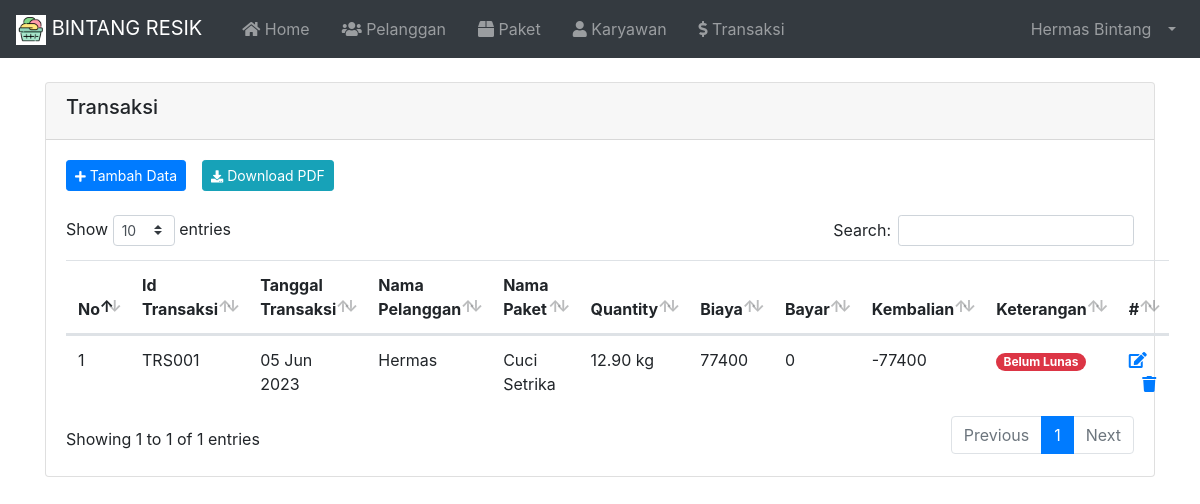
/index.php?page=Transaksi (signed in), run on an earlier commit of the app's database.
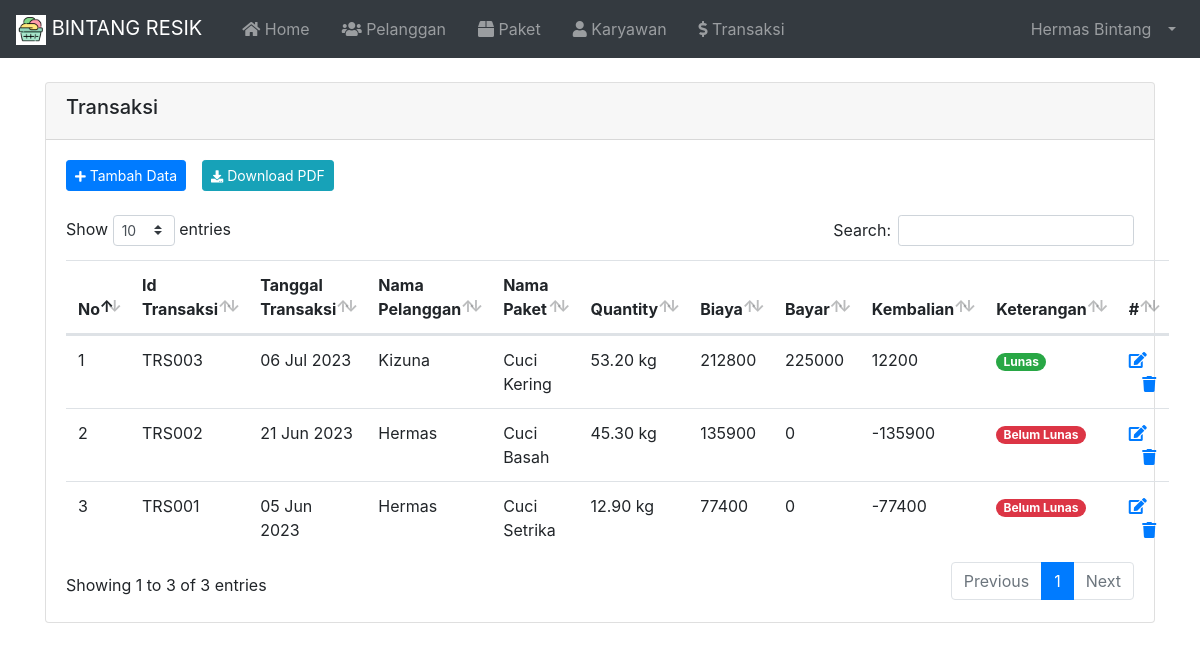
And on a later commit of the database.
### tables this page shows
CREATE TABLE `tbl_transaksi` (
  `id` varchar(10) NOT NULL,
  `tanggal` varchar(20) NOT NULL,
  `id_pelanggan` varchar(10) NOT NULL,
  `kd_paket` varchar(10) NOT NULL,
  `qty` decimal(5,2) NOT NULL,
  `biaya` int(11) NOT NULL,
  `bayar` int(11) NOT NULL,
  `kembalian` int(11) NOT NULL
);

CREATE TABLE `tbl_pelanggan` (
  `id` varchar(10) NOT NULL,
  `nama` varchar(100) NOT NULL,
  `alamat` varchar(255) NOT NULL,
  `no_hp` varchar(20) NOT NULL
);

CREATE TABLE `tbl_paket` (
  `id` varchar(10) NOT NULL,
  `paket` varchar(100) NOT NULL,
  `harga_kilo` int(11) NOT NULL,
  `deskripsi` varchar(255) NOT NULL
);

### index.php (called while the page is built, shortened)
<?php
  require 'load/config.php';
  require 'load/function.php';
?>
<?php require_once 'header.php'; ?>
<?php require 'content.php'; ?>
<?php require_once 'footer.php'; ?>

### load/function.php (called while the page is built, shortened)
<?php
  require 'config.php';
  function viewDatas( $query ) {
    global $koneksi;
    $result = mysqli_query($koneksi, $query);
    $rows = [];
      while ($row = mysqli_fetch_assoc($result)) {
        $rows[] = $row;
      }
    return $rows;
  }
?>

### page/transaksi/transaksi.php (the view, shortened to what this page needs)
<?php
  $query = "SELECT tbl_transaksi.id, tbl_transaksi.tanggal ,tbl_pelanggan.nama, tbl_paket.paket, tbl_transaksi.qty, tbl_transaksi.biaya, tbl_transaksi.bayar, tbl_transaksi.kembalian
            FROM tbl_transaksi
            INNER JOIN tbl_pelanggan
            ON tbl_transaksi.id_pelanggan = tbl_pelanggan.id
            INNER JOIN tbl_paket
            ON tbl_transaksi.kd_paket = tbl_paket.id
            ORDER BY tbl_transaksi.id DESC"
?>
<div class="container">
  <div class="card mt-4 mb-4">
    <div class="card-header">
      <h5>Transaksi</h5>
    </div>
    <div class="card-body">
      <div class="d-flex justify-content-start mb-4">
        <a href="?page=TambahTransaksi" type="button" class="btn btn-sm btn-primary mr-3"><i class="fas fa-plus fa-sm text-white"></i> Tambah Data</a>
        <a href="page/transaksi/laporantransaksi.php" target="_blank" type="button" class="btn btn-sm btn-info mr-3"><i class="fas fa-download fa-sm text-white"></i> Download PDF</a>
      </div>
      <table id="dataTables" class="table table-hover">
        <thead>
          <tr>
            <th>No</th>
            <th>Id Transaksi</th>
            <th>Tanggal Transaksi</th>
            <th>Nama Pelanggan</th>
            <th>Nama Paket</th>
            <th>Quantity</th>
            <th>Biaya</th>
            <th>Bayar</th>
            <th>Kembalian</th>
            <th>Keterangan</th>
            <th>#</th>
          </tr>
        </thead>
        <tbody>
          <?php $no = 1; ?>
          <?php $transaksi = viewDatas($query); ?>
          <?php foreach($transaksi as $data) : ?>
          <tr>
            <td><?= $no++;?></td>
            <td><?= $data['id']; ?></td>
            <td><?= $data['tanggal']; ?></td>
            <td><?= $data['nama']; ?></td>
            <td><?= $data['paket']; ?></td>
            <td><?= $data['qty']; ?> kg</td>
            <td><?= $data['biaya']; ?></td>
            <td><?= $data['bayar']; ?></td>
            <td><?= $data['kembalian']; ?></td>
            <td>
						<?php
							if ( $data['kembalian'] < 0 ) {
								echo "<span class='badge badge-pill badge-danger'>Belum Lunas</span>";
							} else {
								echo "<span class='badge badge-pill badge-success'>Lunas</span>";
							}
						?>
						</td>
            <td>
              <a href="?page=EditTransaksi&id=<?php echo $data['id']; ?>">
                <span class="fas fa-edit"></span>
              </a>
              <a href="?page=HapusTransaksi&id=<?php echo $data['id']; ?>"
                onclick="return confirm('Yakin ingin hapus <?= $data['id']; ?>');">
                <span class="fas fa-trash"></span>
            </td>
          </tr>
          <?php endforeach; ?>
        </tbody>
      </table>
    </div>
  </div>
</div>

What changed in the data, as far as the page shows it:
added tbl_transaksi: id "TRS003", tanggal "06 Jul 2023", id_pelanggan.nama "Kizuna", kd_paket.paket "Cuci Kering", qty "53.20", biaya "212800", bayar "225000", kembalian "12200", shows "Lunas"
added tbl_transaksi: id "TRS002", tanggal "21 Jun 2023", id_pelanggan.nama "Hermas", kd_paket.paket "Cuci Basah", qty "45.30", biaya "135900", bayar "0", kembalian "-135900", shows "Belum Lunas"
Also different on the page:
text written by a page script: "Show entries Search: Showing 1 to 1 of 1 entries Previous 1 Next" → "Show entries Search: Showing 1 to 3 of 3 entries Previous 1 Next"
